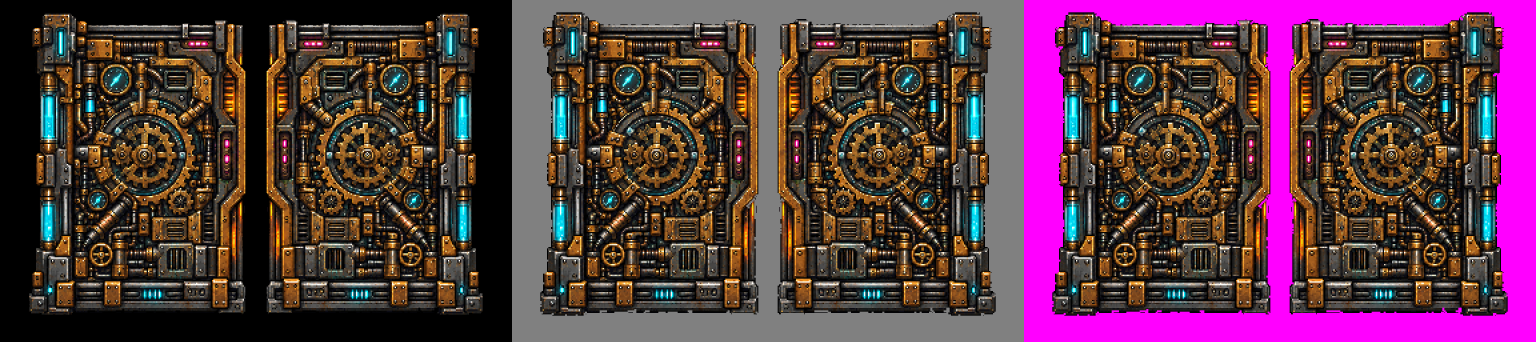
#> input picture Pause/Assets/Art/HapticGate~/preview.png, 4608 x 1024 px (shown at 1/3 size)
$ python -i compose_gust.py   (imports and definitions only)
#> lines starting #> are read from the running program, lines starting #| are printed output that depends on the picture
from __future__ import annotations

from pathlib import Path
from PIL import Image, ImageDraw
import math


ROOT = Path(__file__).resolve().parent.parent
SRC = ROOT / "src~"
OUT = ROOT / "wx_gust.png"
PREVIEW = ROOT / "preview.png"

RIBBONS = SRC / "candidate_ribbons_a.png"
HEADS = SRC / "candidate_heads_debris_transparent.png"

CELL = 512
SHEET_SIZE = (CELL * 4, CELL * 2)

# Storm is intentionally cool and narrow: no warm or pink ramp survives cleanup.
STORM_PALETTE = [
    (5, 6, 12),       # ink
    (16, 18, 37),     # deep slate
    (36, 38, 70),     # slate blue-black
    (69, 70, 116),    # storm slate
    (112, 108, 176),  # muted violet
    (184, 168, 255),  # lavender
    (230, 226, 255),  # storm white-violet
    (245, 253, 253),  # rare white-hot core
]


# [27 lines left out: functions nearest_storm, storm_quantize, not called in this run]


def trim_alpha(image: Image.Image, cutoff: int = 10) -> Image.Image:
    alpha = image.getchannel("A")
    bbox = alpha.point(lambda p: 255 if p >= cutoff else 0).getbbox()
    if bbox is None:
        raise ValueError("generated source has no visible pixels")
    return image.crop(bbox)


# [17 lines left out: functions fit_nearest, tune_ribbon_alpha, not called in this run]


def clean_isolated(image: Image.Image, cutoff: int = 24) -> Image.Image:
    image = trim_alpha(image, cutoff)
    image = storm_quantize(image)
    alpha = image.getchannel("A")
    # Remove the low-alpha matte fringe from generated cutouts, while keeping
    # intentionally dithered internal pixels.
    alpha = alpha.point(lambda a: 0 if a < cutoff else min(255, int(round(a * 1.08))))
    image.putalpha(alpha)
    return image


# [117 lines left out: functions paste_center, enforce_tile_edges, block_repeat_ratio, verify, main, not called in this run]


# [2 lines not run here, left out]

>>> import cv2
>>> picture = cv2.imread('../../../../HapticGate~/preview.png', cv2.IMREAD_GRAYSCALE)
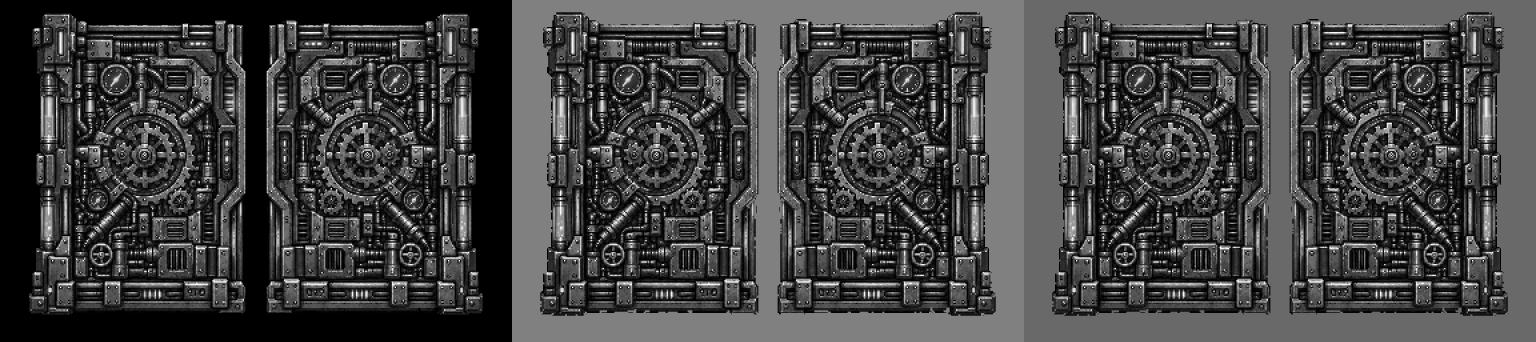
#> picture: shape (1024, 4608) (shown at 1/3 size); min 0, max 255, mean 66.5
>>> result = clean_isolated(picture)
#> (the run stopped early here; a loop or call above may not have finished)

$ run again, on Pause/Assets/Art/Boulders~/Desert/src~/ref_variants.jpg
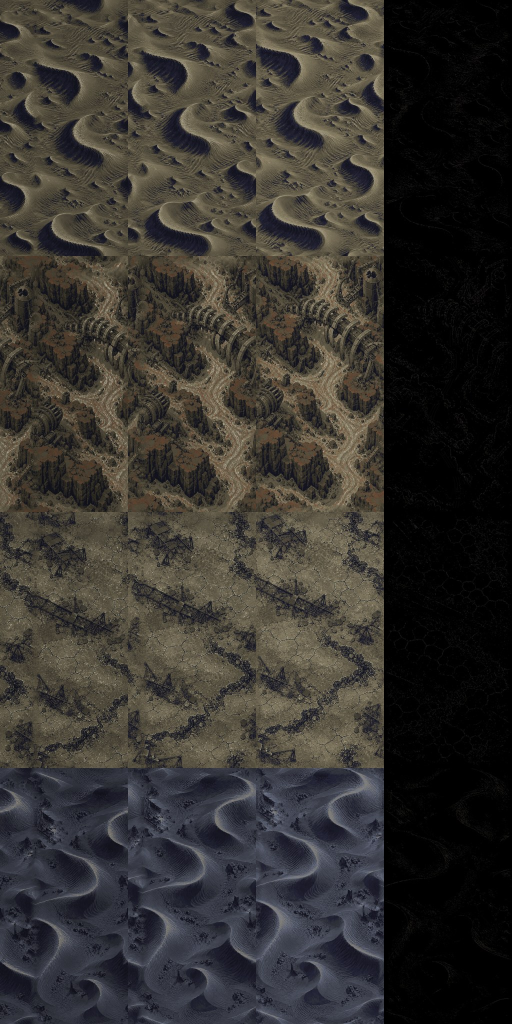
#> input picture Pause/Assets/Art/Boulders~/Desert/src~/ref_variants.jpg, 1024 x 2048 px (shown at 1/2 size)
#> `picture = cv2.imread('../../../../HapticGate~/preview.png', cv2.IMREAD..`:
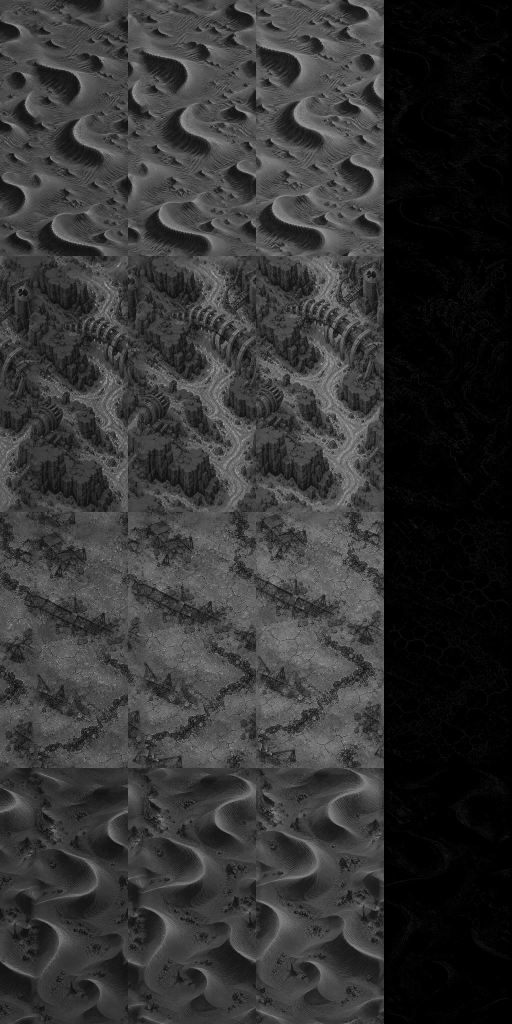
#> picture: shape (2048, 1024) (shown at 1/2 size); min 0, max 182, mean 51.1

$ run again, on Pause/Assets/Art/Boulders~/Ember/src~/ref_variants.jpg
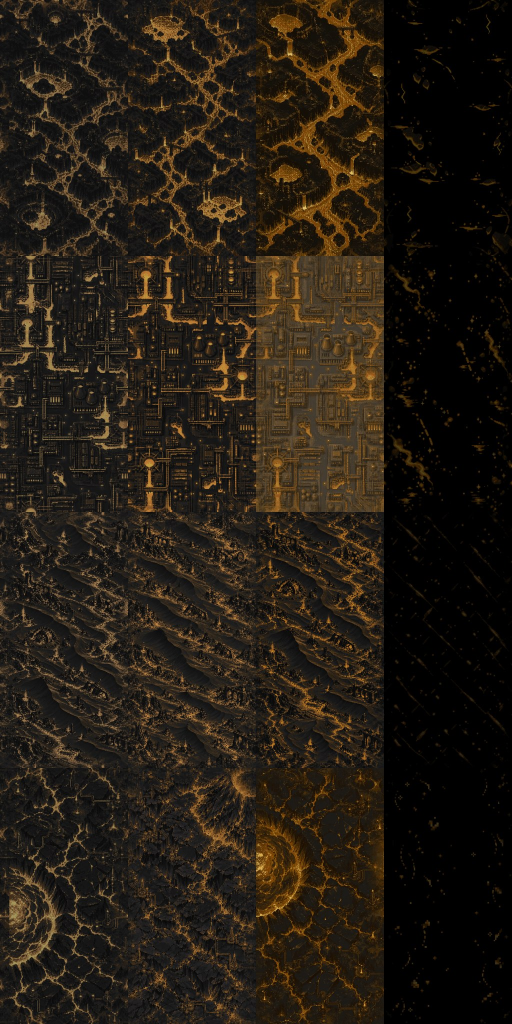
#> input picture Pause/Assets/Art/Boulders~/Ember/src~/ref_variants.jpg, 1024 x 2048 px (shown at 1/2 size)
#> `picture = cv2.imread('../../../../HapticGate~/preview.png', cv2.IMREAD..`:
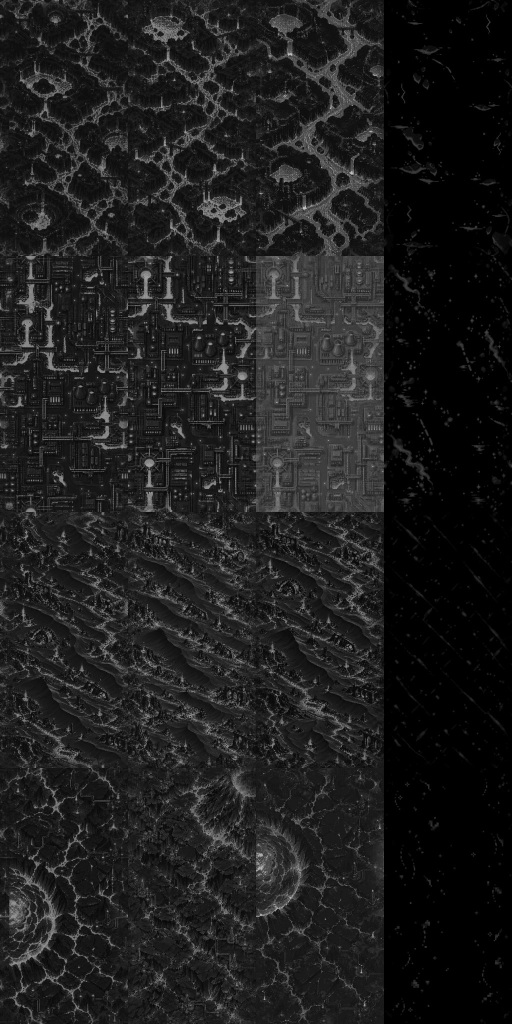
#> picture: shape (2048, 1024) (shown at 1/2 size); min 0, max 207, mean 29.9
